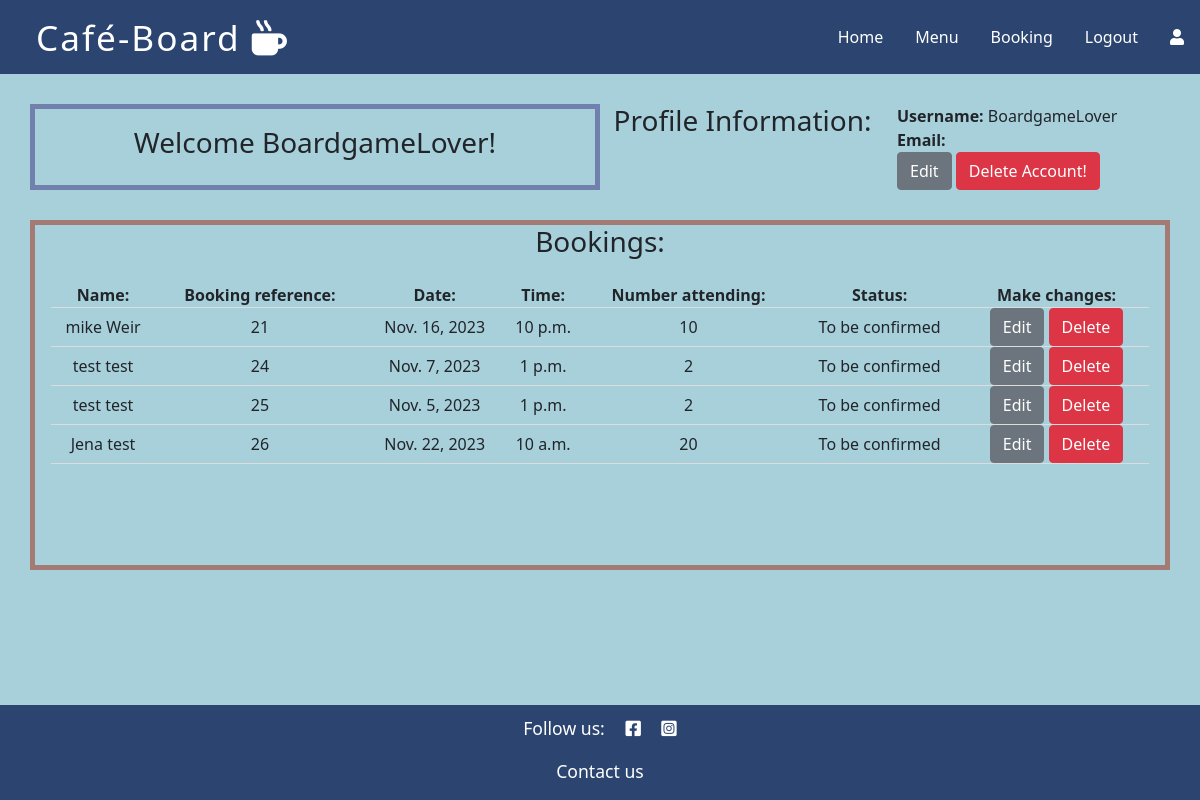
Before: /bookings/display_booking (signed in) with the older database file.
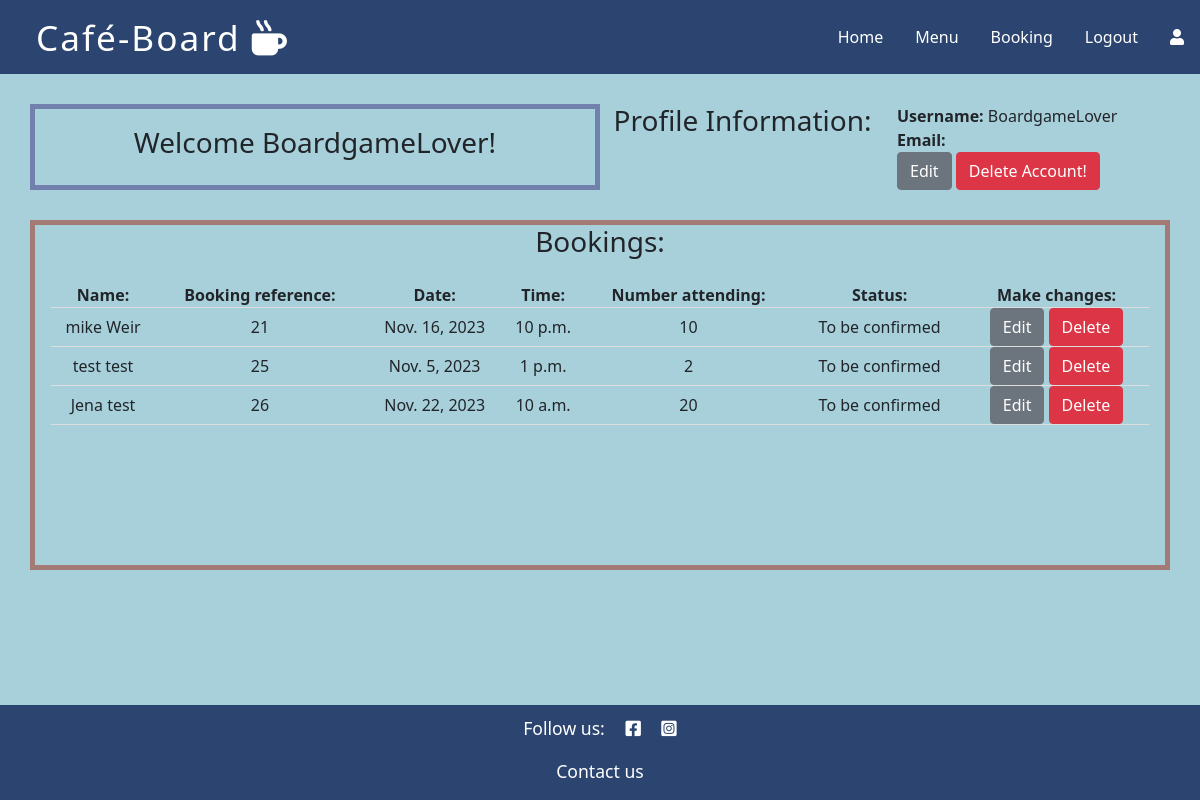
After: the same page with the newer database file.
### booking/models.py (models this page shows, shortened)
class Booking(models.Model):
    booking_date = models.DateField()
    booking_time = models.TimeField()
    number_attending = models.IntegerField(default=2)
    booking_status = models.IntegerField(choices=BOOKING_STATUS, default=0)
    customer = models.ForeignKey(Customer, on_delete=models.CASCADE)

class Customer(models.Model):
    first_name = models.CharField(max_length=80)
    last_name = models.CharField(max_length=80)
    email = models.EmailField()
    phone_number = models.CharField(max_length=20)
    user = models.ForeignKey(User, on_delete=models.CASCADE)

### booking/views.py (the view)
# urls.py: path('display_booking', views.display_booking, name='display_booking'),
def display_booking(request):
    customer = Customer.objects.filter(user=request.user)
    bookings = Booking.objects.filter(customer__in=customer)
    context = {
        'bookings': bookings,
    }
    return render(request, 'profile.html', context)

### templates/profile.html (shortened to what this page needs)
{% extends "base.html" %} {% block content %}
<section class="container profile">
  <div class="row">
    <div
      class="col-lg-6 col-md-6 col-sm-12 welcome d-flex justify-content-center align-items-center">
        <h3>Welcome {{user.username}}!</h3>
    </div>
    <div class="col-lg-3 col-md-3 text-center">
      <h3>Profile Information:</h3>
    </div>
    <div class="col-lg-3 col-md-3">
      <span><strong>Username:</strong> {{ user.username }}</span><br />
      <span><strong>Email:</strong> {{ user.email }}</span><br />
      <a href="{% url 'edit_user' user.id %}" aria-label="Navigates to edit user form" id="edit-account">
        <button class="btn btn-secondary">Edit</button>
      </a>
      <button type="button" class="btn btn-danger" data-bs-toggle="modal" data-bs-target="#accountDeleteModal" aria-label="Delete account">
        Delete Account!
      </button>
    </div>
  </div>
</section>
{% if bookings %}
<section class="container bookings">
  <div class="row">
    <div class="col-sm-12 text-center">
      <h3>Bookings:</h3>
    </div>
    <div class="card-body text-center">
      <table id="booking-table">
        <tr>
          <th>Name:</th>
          <th>Booking reference:</th>
          <th>Date:</th>
          <th>Time:</th>
          <th>Number attending:</th>
          <th>Status:</th>
          <th>Make changes:</th>
        </tr>
        {% for booking in bookings %}
        <tr>
          <td>
            {{ booking.customer.first_name }} {{booking.customer.last_name}}
          </td>
          <td>{{ booking.id }}</td>
          <td>{{ booking.booking_date }}</td>
          <td>{{ booking.booking_time }}</td>
          <td>{{booking.number_attending}}</td>
          {% if booking.booking_status == 0 %}
          <td>To be confirmed</td>
          <td>
            <a href="{% url 'edit_booking' booking.id booking.customer.id %}" aria-label="Edit booking">
                <button class="btn btn-secondary">Edit</button>
            </a>
            <a href="{% url 'delete_booking' booking.id booking.customer.id %}" aria-label="Delete booking">
                <button class="btn btn-danger">Delete</button>
            </a>
          </td>
          {% endif %} {% endfor %}
        </tr>
      </table>
    </div>
  </div>
</section>
{% endif %} {%endblock%}

Changed rows visible on the page:
removed Booking: customer.first_name "test", customer.last_name "test", id "24", booking_date "Nov. 7, 2023", booking_time "1 p.m.", number_attending "2", booking_status "To be confirmed"
